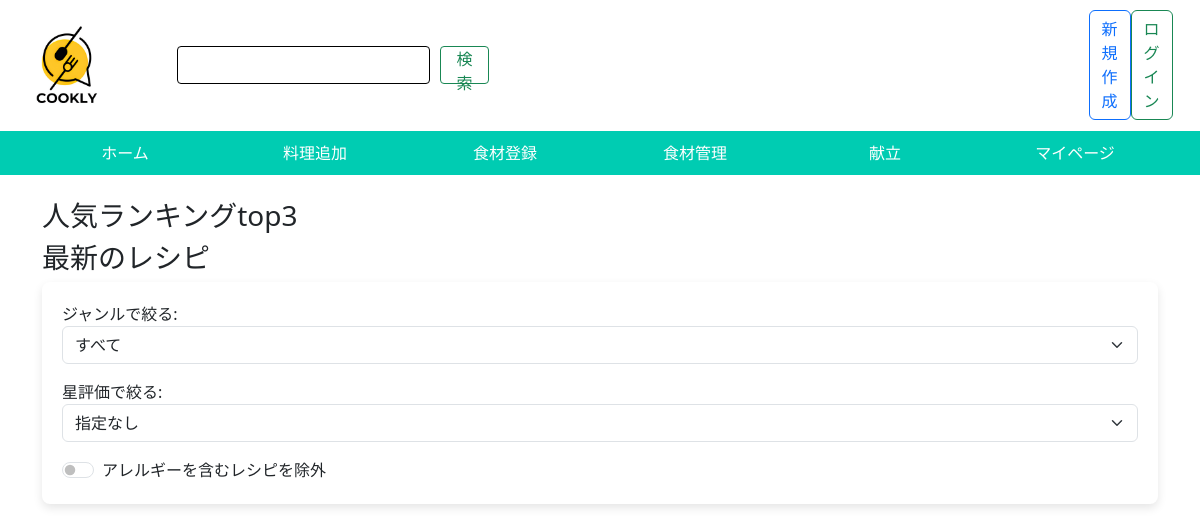
Before: /home/ with the older database file.
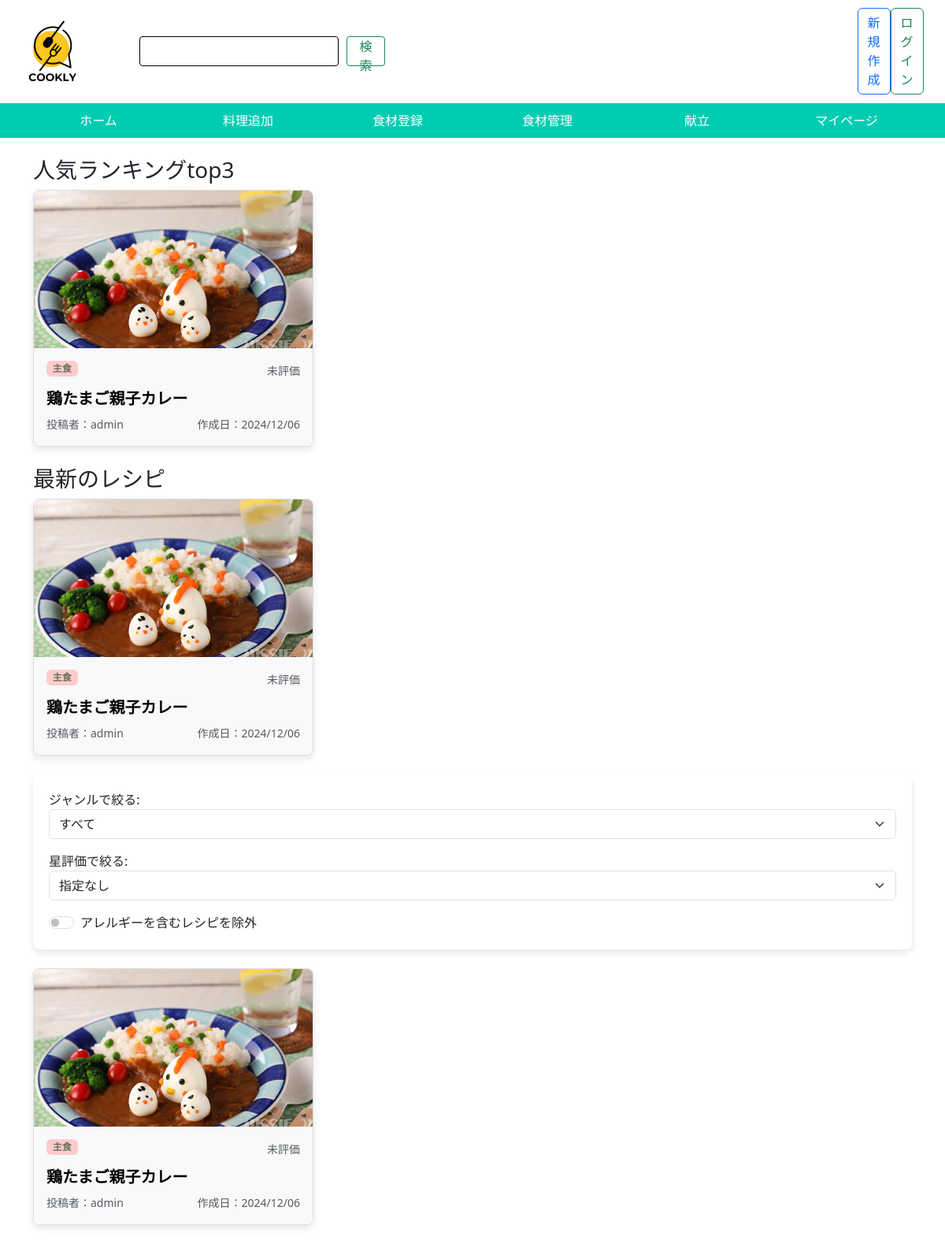
After: the same page with the newer database file.
### app/models.py (models this page shows, shortened)
class Recipe(models.Model):
    user = models.ForeignKey(CustomUser, on_delete=models.CASCADE)
    recipe_title = models.CharField(max_length=200, verbose_name="料理タイトル")
    recipe_image = models.ImageField(upload_to='recipes/', verbose_name="料理写真")
    vote = models.IntegerField(default=0, verbose_name="閲覧回数")
    detail_text = models.TextField(max_length=200, verbose_name="料理説明")
    class Genre(models.TextChoices):
        MAIN_DISH = 'main', '主菜'
        SIDE_DISH = 'side', '副菜'
        MAIN_COURSE = 'course', '主食'
        DESSERT = 'dessert', '菓子'
    genre = models.CharField(max_length=10, choices=Genre.choices, verbose_name="ジャンル")
    created_at = models.DateTimeField(auto_now_add=True)
    updated_at = models.DateField(verbose_name="更新日", auto_now=True)

class CustomUser(AbstractUser):
    user_icon = models.ImageField(upload_to='user_icon/', verbose_name="ユーザーアイコン")
    allergy = models.CharField(max_length=1000, default="なし")

### app/views.py (the view)
# urls.py: path("home/", views.recipe, name="recipe"),
def recipe(request):
    selected_genre = request.GET.get('genre')
    min_rating = request.GET.get('min_rating')  # 最低評価
    exclude_allergies = request.GET.get('exclude_allergies') == "on"
    popular_recipes = Recipe.objects.annotate(average_rating=Avg('comment__rating')).order_by('-average_rating')[:3]
    latest_recipes = Recipe.objects.all().annotate(average_rating=Avg('comment__rating')).order_by('-created_at')[:3]
    if selected_genre:
        all_recipes = Recipe.objects.filter(genre=selected_genre).annotate(average_rating=Avg('comment__rating'))
    else:
        all_recipes = Recipe.objects.all().annotate(average_rating=Avg('comment__rating'))
    if min_rating:
        all_recipes = [recipe for recipe in all_recipes if recipe.average_rating and recipe.average_rating >= float(min_rating)]
    if request.user.is_authenticated:  # ユーザーがログインしている場合
        if request.user.allergy == "なし":
            allergies = []
        else:
            allergies = request.user.allergy.split(',')
    else:  # 未ログインのユーザーの場合
        allergies = []
    def check_allergy_flag(recipes):
        for recipe in recipes:
            recipe.allergy_flag = Ingredient.objects.filter(recipe=recipe, material__in=allergies).exists()
        return recipes
    popular_recipes = check_allergy_flag(popular_recipes)
    latest_recipes = check_allergy_flag(latest_recipes)
    all_recipes = check_allergy_flag(all_recipes)
    if exclude_allergies:
        all_recipes = [recipe for recipe in all_recipes if not recipe.allergy_flag]
    context = {
        'popular_recipes': popular_recipes,
        'latest_recipes': latest_recipes,
        'all_recipes': all_recipes,
        'selected_genre': selected_genre,
        'min_rating': min_rating,
        'exclude_allergies': exclude_allergies,
        'allergies': allergies,
    }
    return render(request, "app/home.html", context)

### app/templates/app/home.html (shortened to what this page needs)
{% extends "base/base.html" %}
{% load static %}
{% block extra_styles %}
    <link rel="stylesheet" href="{% static 'app/css/home.css' %}">
{% endblock %}
{% block body %}
{% if search_recipes %}
<h4>検索結果</h4>
    {% for i in search_recipes %}
    <div class="col-md-4 mb-4 d-flex align-items-stretch">
        {% include 'app/recipe_card.html' with i=i %}
    </div>
    {% endfor %}
{% else %}
    <h3>人気ランキングtop3</h3>
    <div class="row">
        {% for recipe in popular_recipes %}
            <div class="col-md-4 mb-4 d-flex align-items-stretch">
                {% include 'app/recipe_card.html' with i=recipe %}
            </div>
        {% endfor %}
    </div>
    <h3>最新のレシピ</h3>
    <div class="row">
        {% for recipe in latest_recipes %}
            <div class="col-md-4 mb-4 d-flex align-items-stretch">
                {% include 'app/recipe_card.html' with i=recipe %}
            </div>
        {% endfor %}
    </div>
    <form method="get" class="custom-form mb-4" id="filterForm">
        <label for="genre">ジャンルで絞る:</label>
        <select name="genre" id="genre" class="form-select">
            <option value="" {% if selected_genre == "" %}selected{% endif %}>すべて</option>
        </select>
        <label for="min_rating" class="mt-3">星評価で絞る:</label>
        <select name="min_rating" id="min_rating" class="form-select">
            <option value="" {% if not min_rating %}selected{% endif %}>指定なし</option>
        </select>
        <div class="form-check form-switch mt-3">
            <input
                class="form-check-input"
                type="checkbox"
                id="exclude_allergies"
                name="exclude_allergies"
            >
            <label class="form-check-label" for="exclude_allergies">アレルギーを含むレシピを除外</label>
        </div>
    </form>
    <div class="row">
        {% for recipe in all_recipes %}
            <div class="col-md-4 mb-4 d-flex align-items-stretch">
                {% include 'app/recipe_card.html' with i=recipe %}
            </div>
        {% endfor %}
    </div>
{% endif %}
{% endblock %}

### app/templates/app/recipe_card.html (shortened to what this page needs)
<div class="card" style="width: 100%; position: relative;">
    <img src="{{ i.recipe_image.url }}" class="card-img-top" alt="{{ i.recipe_title }}"
        style="height: 200px; object-fit: cover;">
    <div class="card-body d-flex flex-column {% if i.allergy_flag %}bg-color text-white{% else %}bg-light{% endif %}">
        <div class="d-flex justify-content-between mt-0">
            {% if i.genre == 'main' %}
            <p class="badge badge-pill badge-main">{{ i.get_genre_display }}</p>
            {% elif i.genre == 'side' %}
            <p class="badge badge-pill badge-side">{{ i.get_genre_display }}</p>
            {% elif i.genre == 'course' %}
            <p class="badge badge-pill badge-course">{{ i.get_genre_display }}</p>
            {% elif i.genre == 'dessert' %}
            <p class="badge badge-pill badge-dessert">{{ i.get_genre_display }}</p>
            {% endif %}
            <p class="card-text mb-0">
                <small class="text-body-secondary">
                    {% if i.average_rating is none %}
                        未評価
                    {% endif %}
                </small>
            </p>
        </div>
        <h5 class="card-title text-left mb-2">
            <a href="{% url 'app:detail' i.id %}" class="text-decoration-none">{{ i.recipe_title }}</a>
        </h5>
        <div class="mt-auto d-flex justify-content-between">
            <p class="card-text mb-0">
                <small class="text-body-secondary">
                    <a href="{% url 'app:author_page' i.user.id %}" class="hidden-link">
                        投稿者：{{ i.user }}</small>
            </p>
            <p class="card-text mb-0" style="margin-right: 0;">
                <small class="text-body-secondary">作成日：{{ i.created_at|date:"Y/m/d" }}</small>
            </p>
        </div>
    </div>
</div>
<head>
</head>

Changed rows visible on the page:
added Recipe: recipe_image (picture), genre "主食", shows "未評価", recipe_title "鶏たまご親子カレー", user "admin", created_at "2024/12/06"
